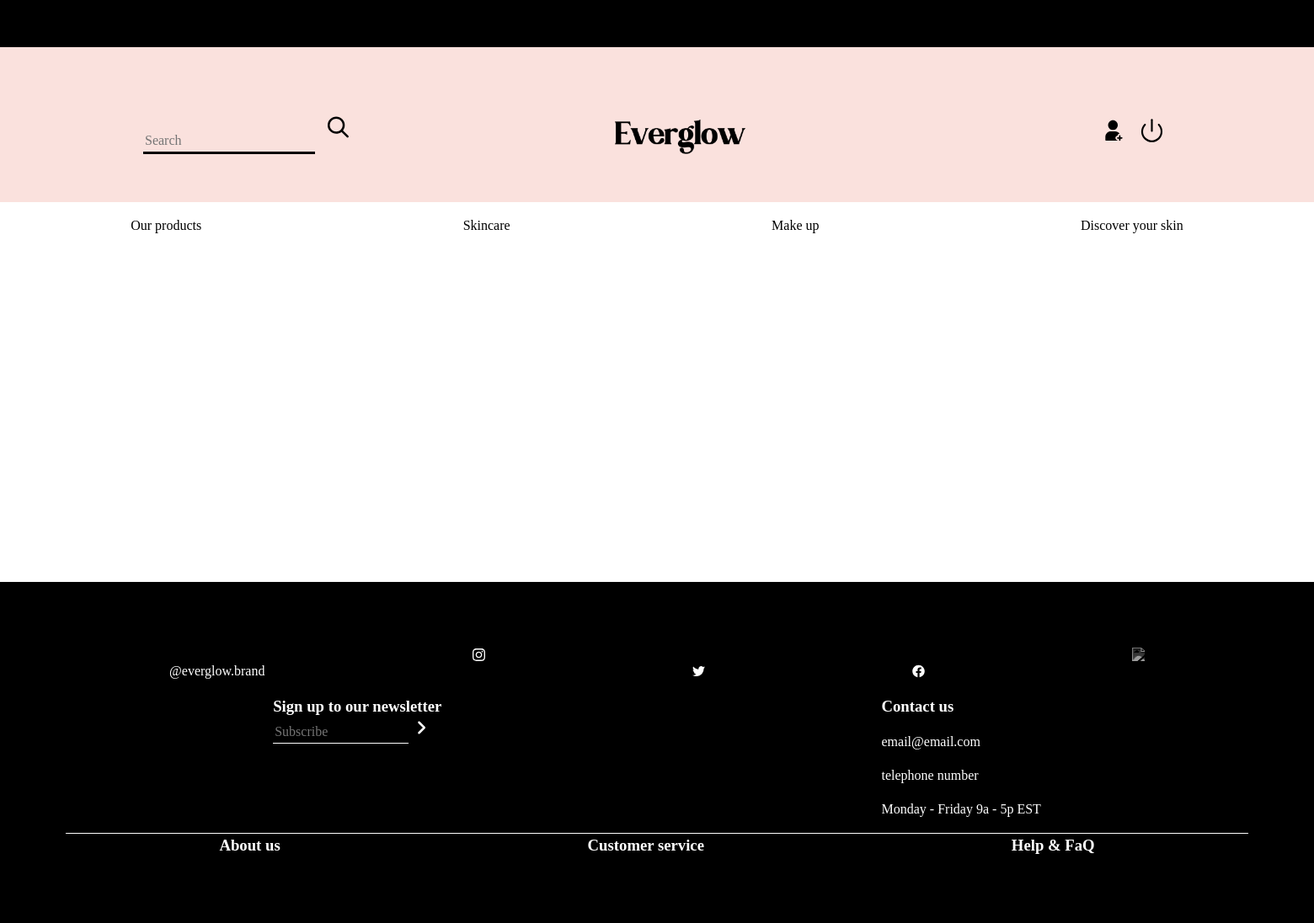
Page /products/skincare on the earlier database version.
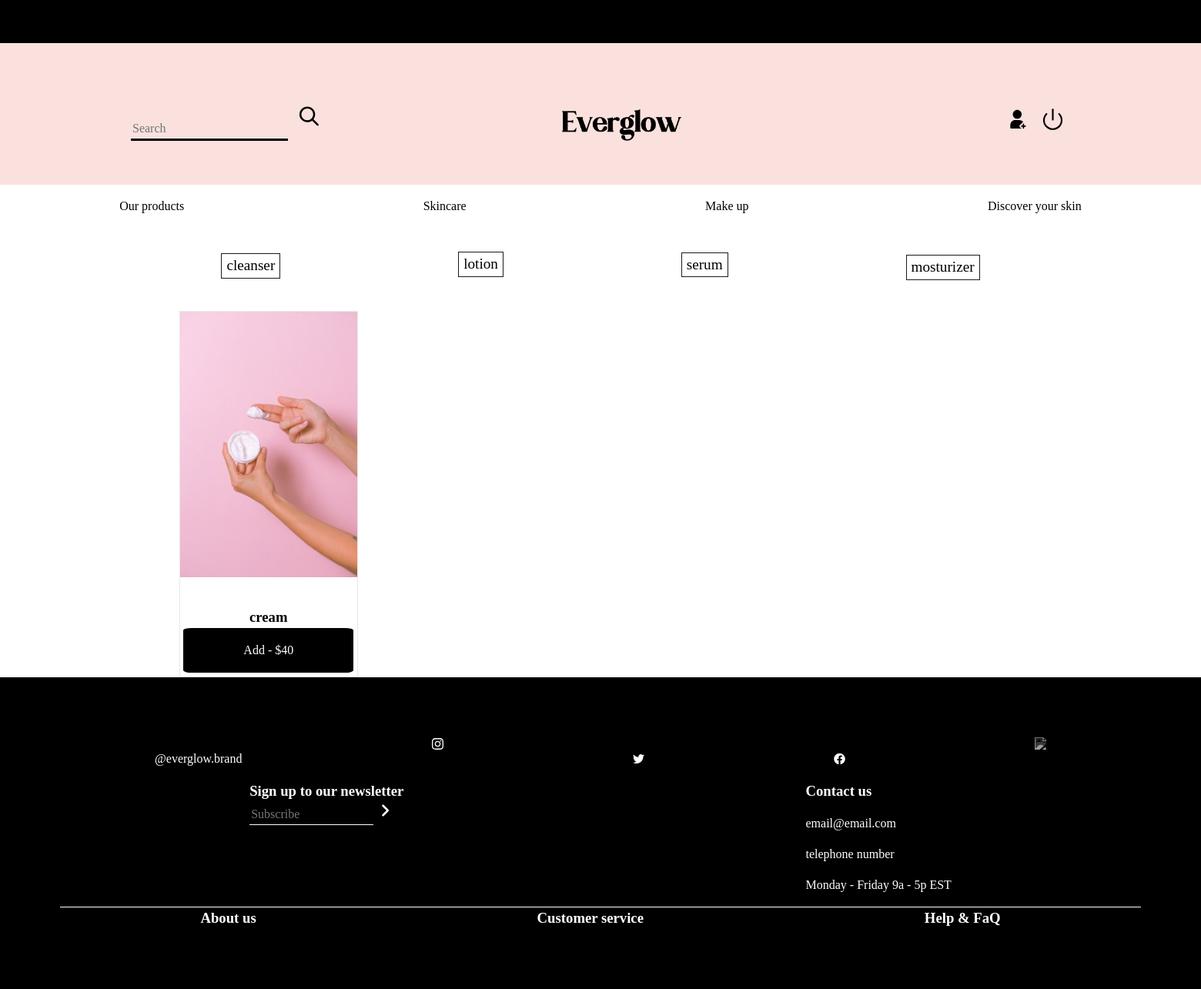
Same page on the later database version.
### tables this page shows
CREATE TABLE IF NOT EXISTS `sous_categories` (
  `id` int(11) NOT NULL AUTO_INCREMENT,
  `id_categorie` int(11) NOT NULL,
  `name` varchar(255) NOT NULL,
  PRIMARY KEY (`id`),
  KEY `relation_sous_cat` (`id_categorie`)
);

CREATE TABLE IF NOT EXISTS `products` (
  `id` int(11) NOT NULL AUTO_INCREMENT,
  `name` varchar(255) NOT NULL,
  `description` varchar(1000) NOT NULL,
  `price` float NOT NULL,
  `id_categorie` int(11) NOT NULL,
  `id_sous_categorie` int(11) NOT NULL,
  `tags` varchar(1000) DEFAULT NULL,
  PRIMARY KEY (`id`),
  KEY `relation_product_cat` (`id_categorie`),
  KEY `relation_product_sous_cat` (`id_sous_categorie`)
);

### libraries/Renderer.php (called while the page is built, shortened)
<?php
class Renderer {
    public static function render(string $fichier, array $donnees = [], string $template = 'layout')
    {
        extract($donnees);
        require_once 'views/'.$fichier.'.html.php';
    }
}

### index.php (called while the page is built, shortened)
<?php
Router::process();
?>

### models/CategoriesModel.php (called while the page is built, shortened)
<?php
class CategoriesModel extends Model
{
    public function __construct()
    {
        $this->table = "categories";
    }
}

### libraries/Database.php (called while the page is built)
<?php
class Database
{
    protected static $instance = null;
    public static function getPdo()
    {
        if(self::$instance == null){
        try {
        self::$instance = new PDO('mysql:host=localhost;dbname=boutique;charset=utf8', 'root', '', [
            PDO::ATTR_ERRMODE => PDO::ERRMODE_EXCEPTION,
            PDO::ATTR_DEFAULT_FETCH_MODE => PDO::FETCH_ASSOC
        ]);
        } catch (PDOException $e) {
            die('Erreur : ' .$e->getMessage());
        }
        }
        return self::$instance;
    }
}

### models/Model.php (called while the page is built, shortened)
<?php
class Model extends Database
{
    protected $table;
    public function requete($sql, ?array $attributs = null){
        $this->database = DataBase::getPdo();
        if ($attributs !== null){
            $query = $this->database->prepare($sql);
            $query->execute($attributs);
            return $query;
        } else {
            return $this->database->query($sql);
        }
    }
    public function findBy(array $criteres)
    {
        $champs = [];
        $valeurs = [];
        foreach($criteres as $champ => $valeur){
            $champs[] = "$champ = ?";
            $valeurs[] = $valeur;
        }
        $liste_champs = implode(' AND ', $champs);
        return $this->requete('SELECT * FROM '.$this->table.' WHERE '. $liste_champs, $valeurs)->fetchAll();
    }
    public function findAll()
    {
        $query = $this->requete('SELECT * FROM '. $this->table);
        $find_all = $query->fetchAll();
        return $find_all;
    }
}

### models/SousCategoriesModel.php (called while the page is built, shortened)
<?php
class SousCategoriesModel extends Model
{
    public function __construct()
    {
        $this->table = "sous_categories";
    }
}

### models/ProductsModel.php (called while the page is built, shortened)
<?php
class ProductsModel extends Model
{
    public function findByCat($id_categorie)
    {
        $this->database = DataBase::getPdo();
        $findByCat=$this->database->prepare('SELECT products.*, GROUP_CONCAT(images.url_image) as url FROM products INNER JOIN images ON products.id = images.id_product WHERE products.id_categorie=:id_categorie GROUP BY images.id_product');
        $findByCat -> execute(['id_categorie' => $id_categorie]);
        $resultProductCat = $findByCat -> fetchAll();
        return($resultProductCat);
    }
}

### views/products/allProducts.html.php (the view, shortened to what this page needs)
<?php
if (!isset($url[1]))
{
?>
<article class = "allProducts_wrapper">
<?php
    foreach($findAllProducts as $allProducts) {
        $images = explode(',', $allProducts['url']);
        ?>
        <div class='bestsellers-products'>
            <div class="bestsellers-img">
                <img src='uploads/<?= $images[0] ?>'/>
            </div>
            <div class='intern-case'>
                <h3><a href='products/<?= $allProducts['id'] ?>'><?= $allProducts['name'] ?></a></h3>
                <a href='products/<?= $allProducts['id'] ?>'><button><p id=''>Add  -  $<?= $allProducts['price'] ?></p></button></a>
            </div>
        </div>
        <?php
    }
    ?>
    </article>
    <?php
}
elseif (isset($url[1]) && !isset($url[2]))
{
    ?>
    <article class="Souscat">
        <ul class="listSousCat">
            <?php
                foreach($findSousCategories as $sousCategories)
                {
                    ?>
                    <li class="listCat">
                        <a href="products/<?= $findCat[0]['name'] ?>/<?= $sousCategories['name'] ?>"><button><?= $sousCategories['name'] ?></button></a>
                    </li>
                    <?php
                }
            ?>
        </ul>
    </article>
    <article class = "allProducts_wrapper">
    <?php
        foreach($findProductByCategorie as $allProductsCat) {
            $images = explode(',', $allProductsCat['url']);
            ?>
            <div class='bestsellers-products'>
                <div class="bestsellers-img">
                    <img src='uploads/<?= $images[0] ?>'/>
                </div>
                <div class='intern-case'>
                    <h3><a href='products/<?= $allProductsCat['id'] ?>'><?= $allProductsCat['name'] ?></a></h3>
                    <a href='products/<?= $allProductsCat['id'] ?>'><button><p id=''>Add  -  $<?= $allProductsCat['price'] ?></p></button></a>
                </div>
            </div>
            <?php
        }
        ?>
        </article>
 <?php
}
    ?>

Differences in the rows shown:
added sous_categories: name "mosturizer"
added sous_categories: name "serum"
added sous_categories: name "lotion"
added sous_categories: name "cleanser"
added products: name "cream", price "40"
